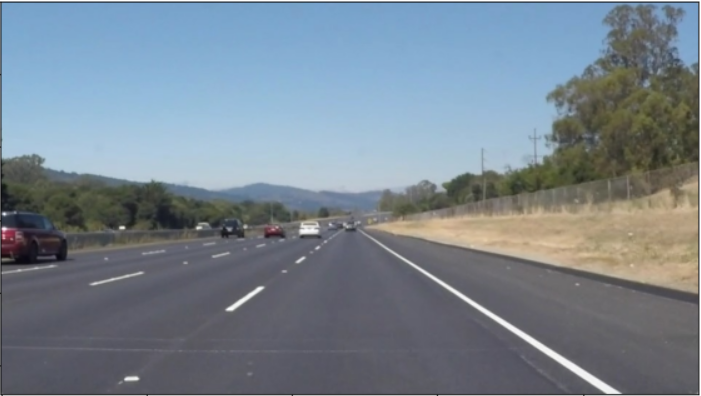
#> input picture Thresholding/original.PNG, 701 x 396 px
$ python gradient_thresh.py   (older library calls are emulated)
#> lines starting #> are read from the running program, lines starting #| are printed output that depends on the picture
import cv2
import numpy as np

img=cv2.imread('original.PNG')
#> img is the input picture: shape (396, 701, 3); mean B, G, R 143, 132.1, 120.1
thresh_range=(0.2,0.9)

gray=cv2.cvtColor(img,cv2.COLOR_BGR2GRAY)
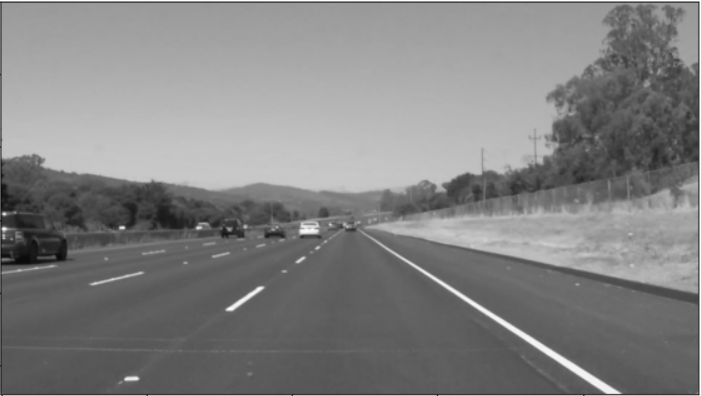
#> gray: shape (396, 701); min 10, max 255, mean 129.8
sobelx=cv2.Sobel(gray,cv2.CV_64F,1,0)
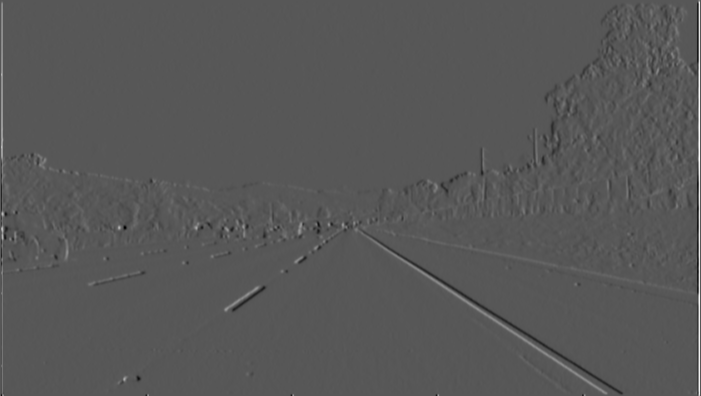
#> sobelx: shape (396, 701) float64; min -425, max 814, mean 1.4; drawn with min black and max white
sobely=cv2.Sobel(gray,cv2.CV_64F,0,1)
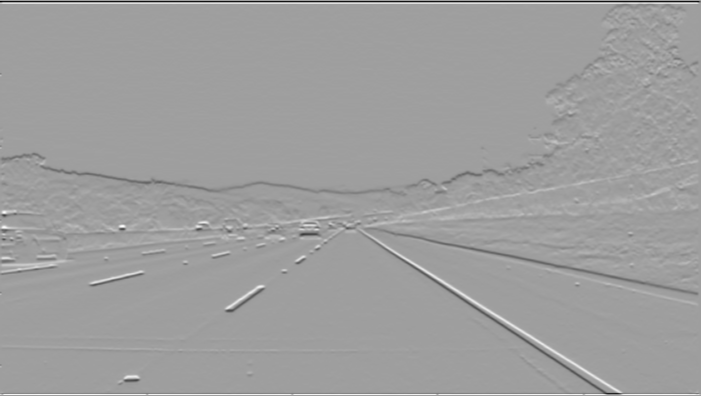
#> sobely: shape (396, 701) float64; min -848, max 514, mean -1.5; drawn with min black and max white
abs_sobelx=np.absolute(sobelx)
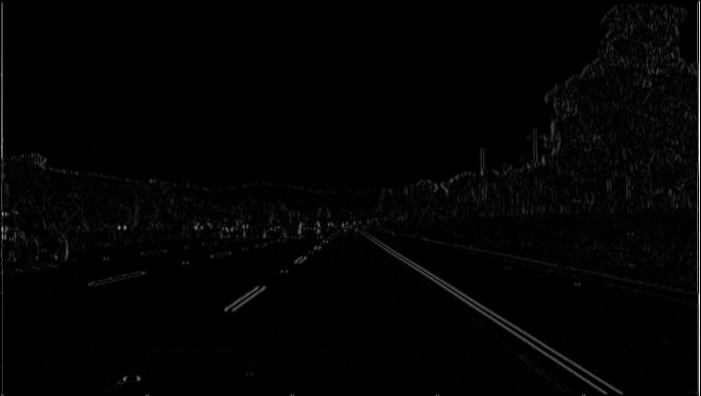
#> abs_sobelx: shape (396, 701) float64; min 0, max 814, mean 11.2; drawn with min black and max white
norm_x=(255*abs_sobelx/np.max(abs_sobelx)).astype(np.uint8)
abs_sobely=np.absolute(sobely)
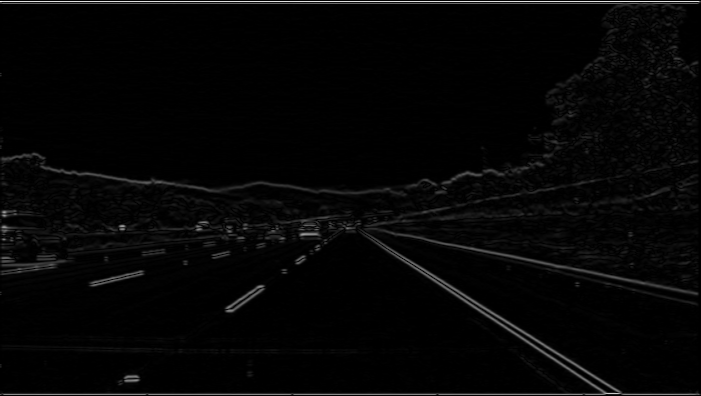
#> abs_sobely: shape (396, 701) float64; min 0, max 848, mean 19.8; drawn with min black and max white
norm_y=(abs_sobely/np.max(abs_sobely))
print(norm_x[:10,:10])
#| [[ 0  3  3  0  0  0  0  0  0  0]
#|  [ 0 10 12  0  0  0  0  0  0  0]
#|  [ 0 31 39  0  0  1  0  0  0  0]
#|  [ 0 53 69  0  0  1  1  0  0  0]
#|  [ 0 62 80  0  0  0  0  0  0  0]
#|  [ 0 63 80  0  0  0  1  0  0  0]
#|  [ 0 64 79  1  0  1  1  0  0  1]
#|  [ 0 64 79  0  0  0  0  0  0  1]
#|  [ 0 64 80  0  0  0  0  0  0  0]
#|  [ 0 64 81  1  0  0  0  0  0  0]]
print(type(norm_y))
#| <class 'numpy.ndarray'>
cv2.imshow('sobelx',norm_x)
cv2.imshow('sobely',norm_y)

cv2.waitKey()

$ run again, with Thresholding/signs_vehicles_xygrad.jpg saved as Thresholding/original.PNG
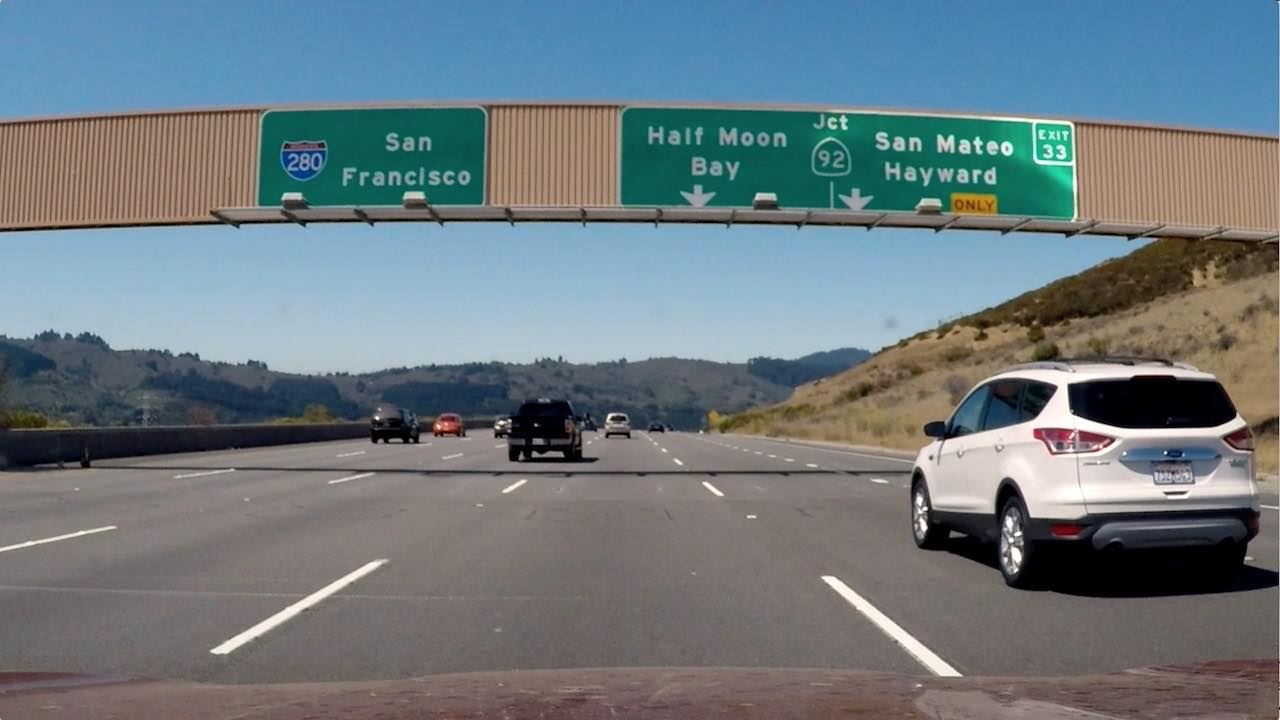
#> input picture Thresholding/signs_vehicles_xygrad.jpg, 1280 x 720 px
#> img is the input picture: shape (720, 1280, 3); mean B, G, R 127.4, 121.6, 109.2
#> `sobely=cv2.Sobel(gray,cv2.CV_64F,0,1)`:
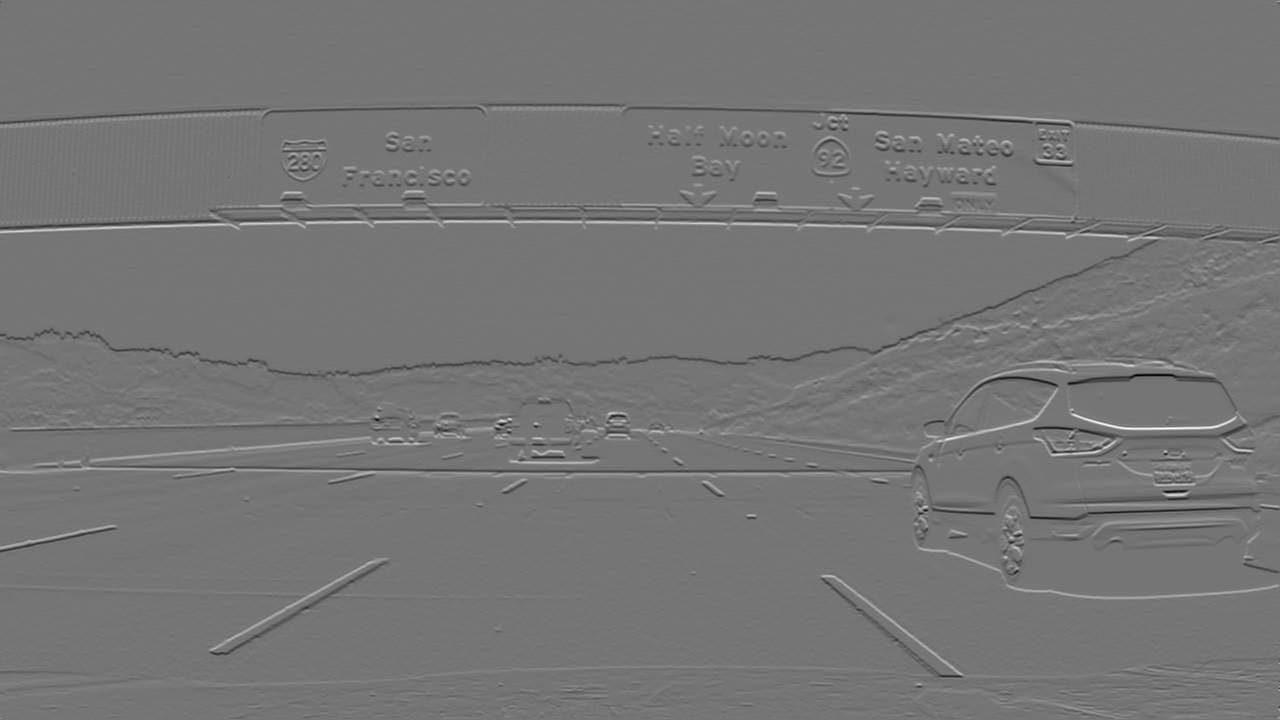
#> sobely: shape (720, 1280) float64; min -794, max 924, mean -0.3; drawn with min black and max white
#> `abs_sobely=np.absolute(sobely)`:
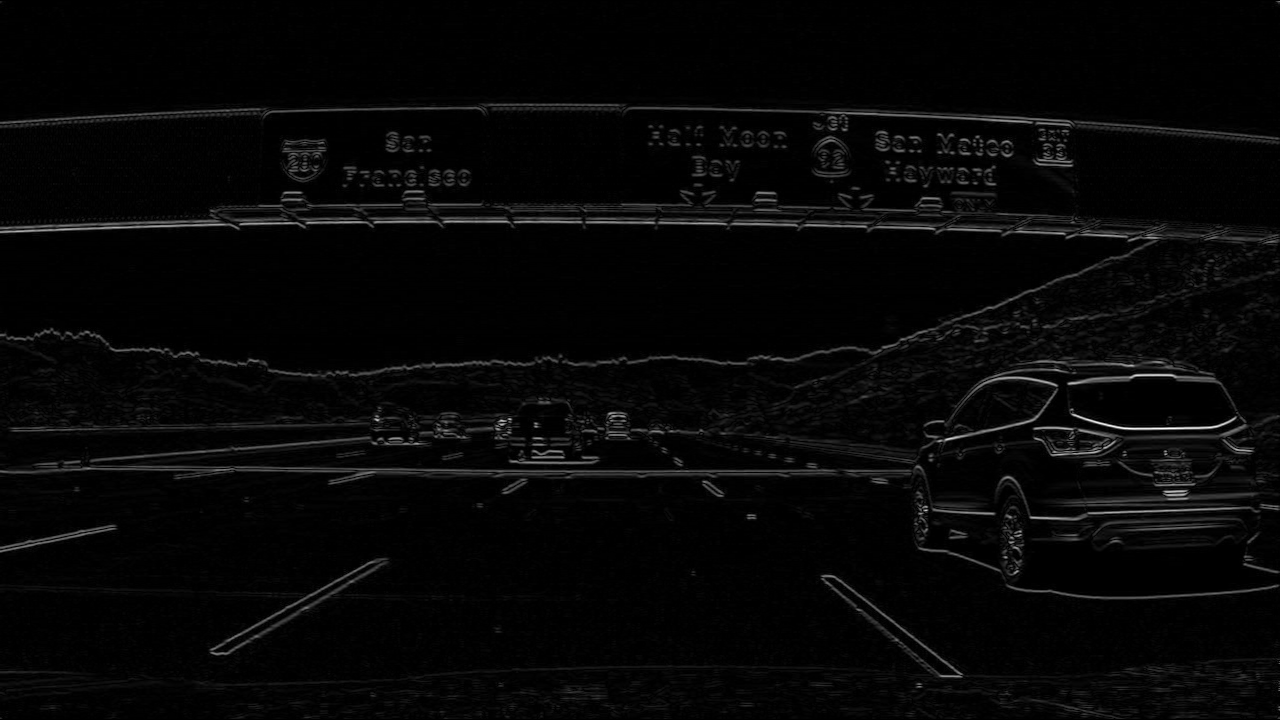
#> abs_sobely: shape (720, 1280) float64; min 0, max 924, mean 25.2; drawn with min black and max white
#| [[ 0 73 29 13  5 10  4  1  1  2]
#|  [ 0 63 22 13  5  8  1  0  2  2]
#|  [ 0 40 10 12  2  5  4  0  4  2]
#|  [ 0 18  0  8  0  3  7  0  5  2]
#|  [ 0  5  1  2  3  2  5  0  3  2]
#|  [ 0  1  0  0  2  1  1  0  0  3]
#> (further printed lines are left out)
#| <class 'numpy.ndarray'>
